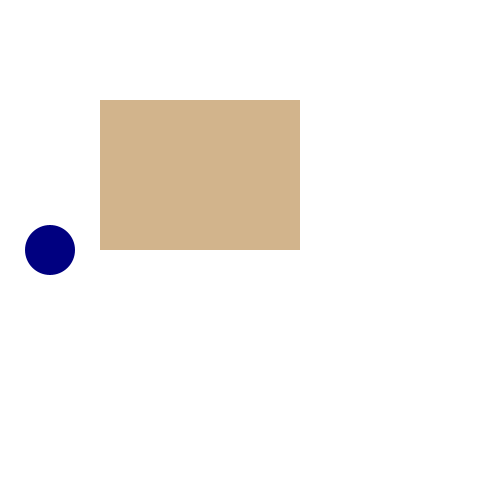
Frame 1 (no input)
Frame 60 (the mouse pressed at the canvas centre just before this capture): identical to frame 1, image omitted
Frame 120 (the mouse held since frame 60 and released just before this capture): identical to frame 1, image omitted

The Processing sketch that drew this single still picture (run headless with seeded random() and noise(); from frame 60 on, the mouse is pressed at the canvas centre):

// Processing sketch: Touching_Bear
// ── Touching_Bear.pde
// set global variables
int posX, posY; 
int health;
color brown, blue;

void setup(){
  size(500,500); // set size window
  background(255); // set background : white
  
  //set color 
  brown = color(210,180,140);
  blue = color(0,0,128);
  
  posX = width/10; 
  posY = height/2;
  health = 5; // set start health 
}

void draw(){
  background(255);
  bear();
  cat();
}

void bear(){
  fill(brown);
  noStroke(); // no border
  rect(100,100,200,150);
}

void cat(){
  // when Cat still alive
  if (health > 0){
    // draw circle (instead of Cat)
    fill(blue);
    circle(posX, posY, 50);
  }
  
  // check Cat touching Bear
  if (100 <= posX && posX <= 200 && 100 <= posY && posY <= 150){
    health -= 1;
  }
}

void keyPressed(){
  if (key == CODED){
    if (keyCode == UP){
      // pressed key 'up arrow'
      posY -= 10;
    }
    else if (keyCode == DOWN){
      // pressed key 'down arrow'
      posY += 10;
    }
    else if (keyCode == LEFT){
      // pressed key 'left arrow'
      posX -= 10;
    }
    else if (keyCode == RIGHT){
      // pressed key 'right arrow'
      posX += 10;
    }
  }
}
